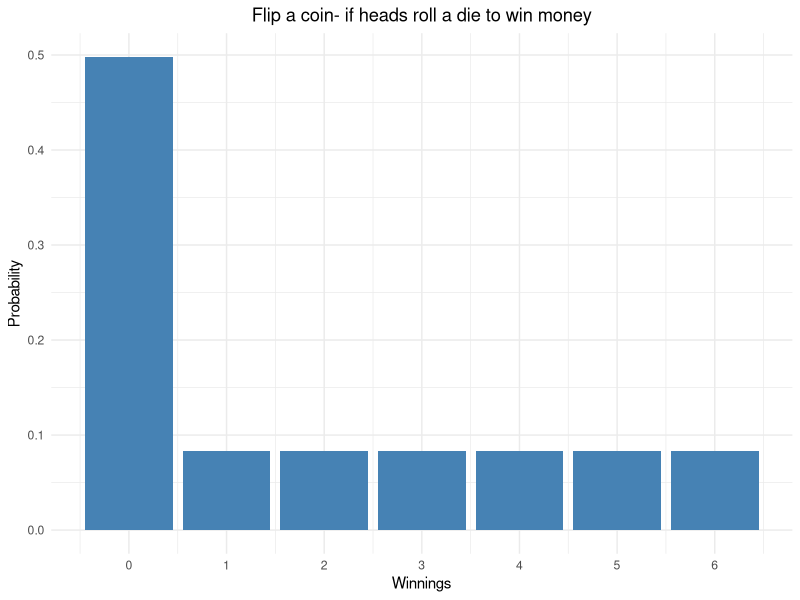
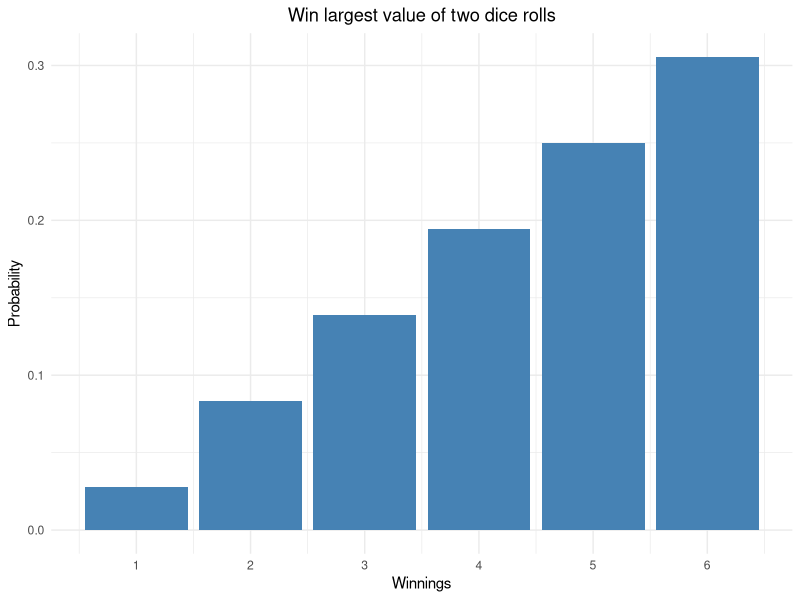
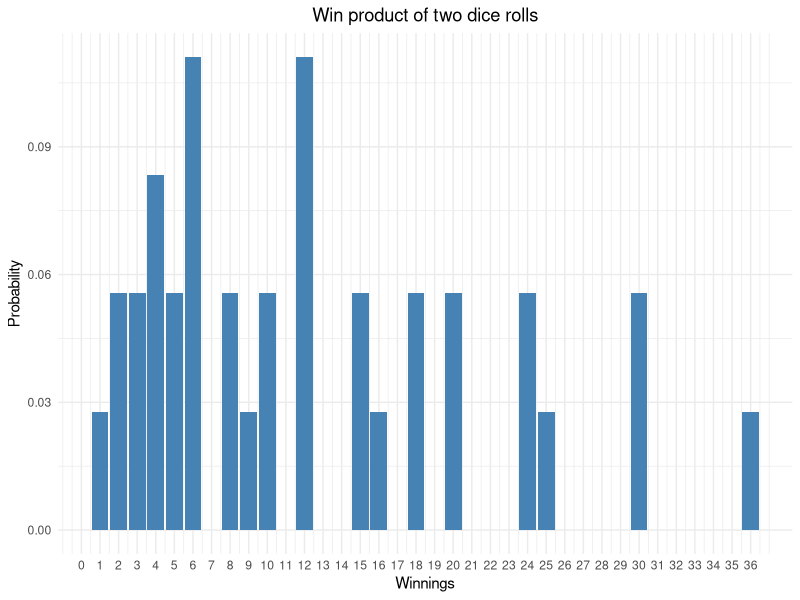
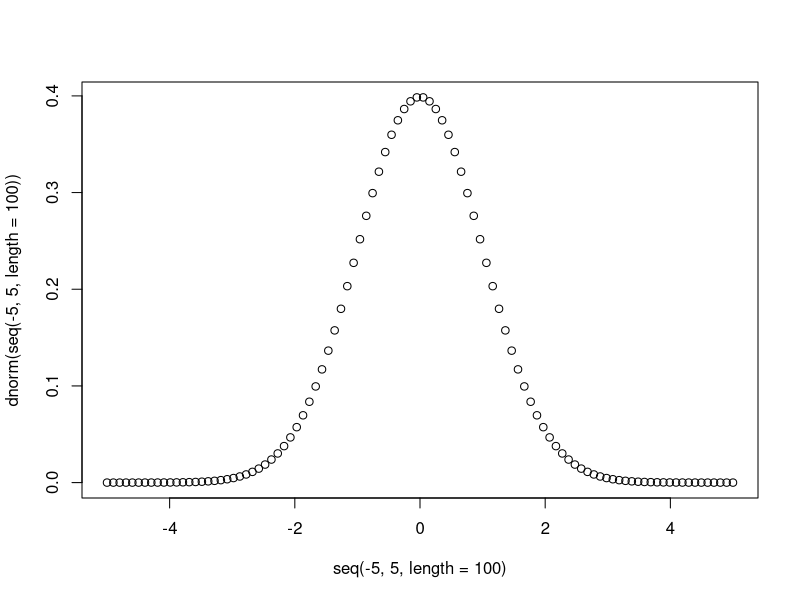
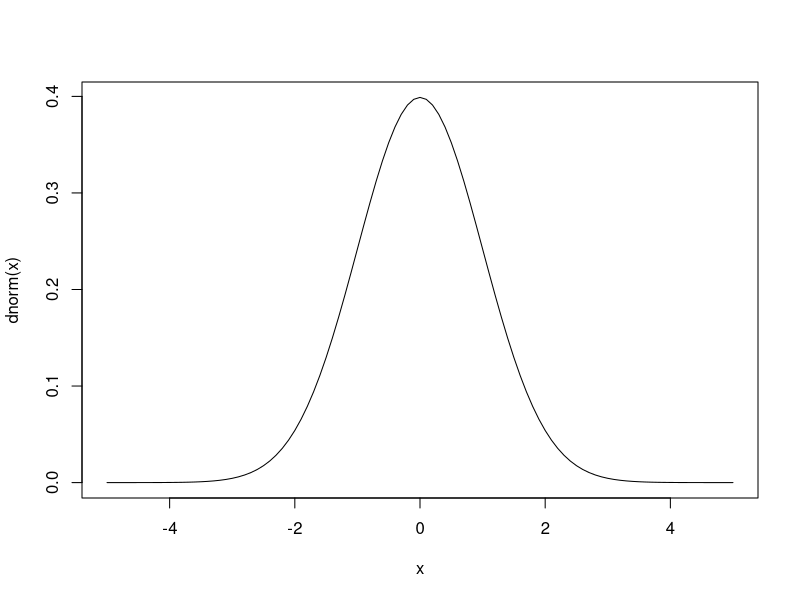
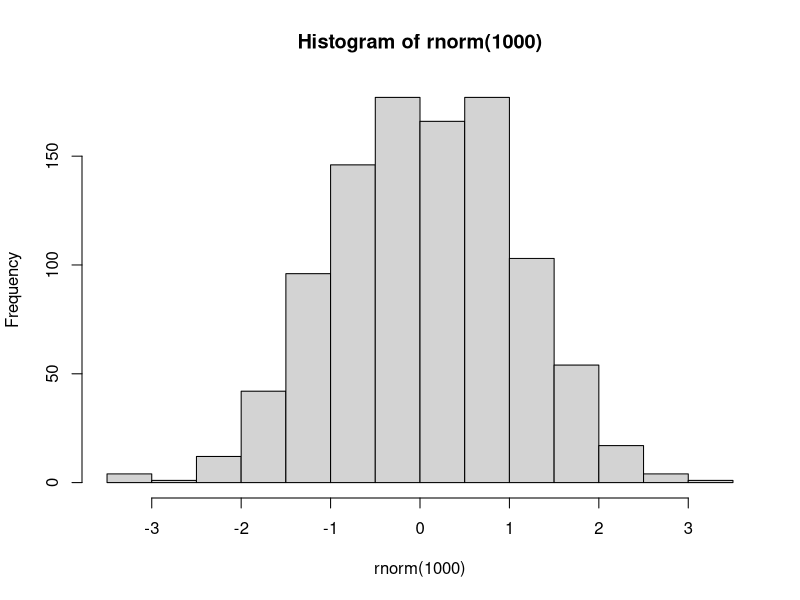
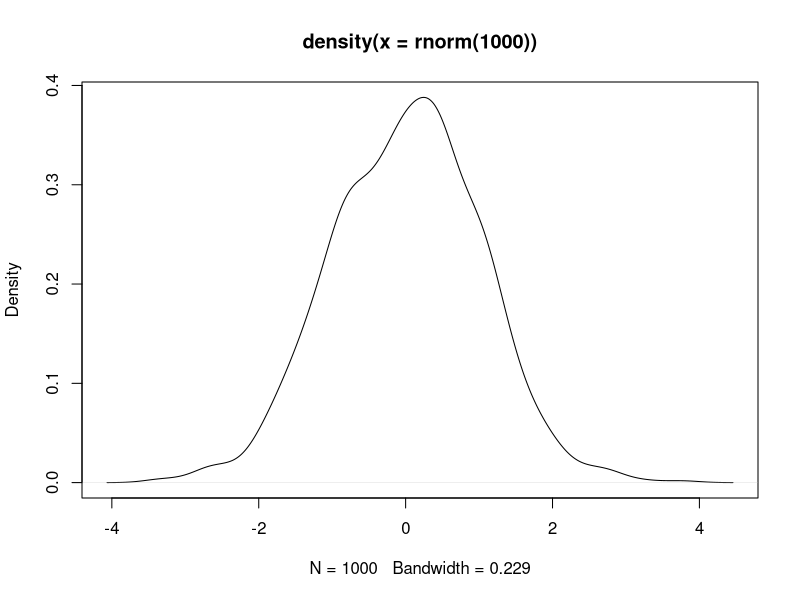
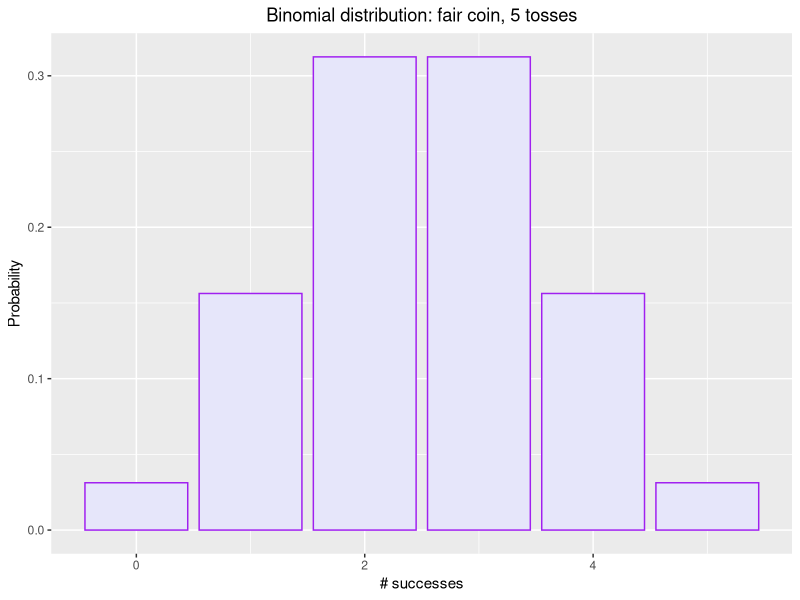

The R source for these figures, in order:
library(ggplot2)
library(gganimate)
library(dplyr)


#Birthday problem
#How many people do we need in a room to have at least a 50% probability 
# that two people will share the same birthday?


#for a room that has 23 people:
k <- 23
numerator <- prod((365-k+1):365) #product of everything from (365 - k + 1) to 365
denominator <- 365^k

probability <- 1 - numerator/denominator

print(probability*100)


#Exercise 1
#calculate the probability for two more rooms: occupancy 50 and 100.



#Expectation example
#Imagine a game where you toss a coin and roll a die. 
#If the coin comes up heads, you don’t win anything. 
#If it comes up tails, you win money for what comes up on the die. 
#How much should you pay to play this game?

coin <- c(0,1) #defining coin random variable
die <- c(1:6) #defining die random variable

#combining two random variables into one
coin_die <- c(t(outer(coin, die, FUN = "*"))) 

#weighted average
mean(coin_die)


#plotting coin and die outcomes

#coin and die
ggplot(mapping = aes(x=coin_die, y=rep(0.083,12))) +
  geom_bar(stat="identity", fill="steelblue")+
  theme_minimal() + xlab("Winnings") + ylab("Probability") +
  scale_x_continuous(breaks = seq(0,6,1)) + 
  ggtitle('Flip a coin- if heads roll a die to win money') + 
  theme(plot.title = element_text(hjust = 0.5))


#Exercise 2
#For a game where you get to roll a die twice and you win the highest
#of the two rolls, how much should you pay to play?

first_roll <- rep(1:6, each = 6)
second_roll <- rep(1:6,6)

df <- data.frame(first_roll,second_roll)
df$winnings <- pmax(first_roll, second_roll)

df$probability <- rep(1/36,36)

df$xp <- df$winnings * df$probability

sum(df$probability)
sum(df$xp)

#graph probabilities

ggplot(mapping = aes(x=df$winnings, y=df$probability)) +
  geom_bar(stat="identity", fill="steelblue")+
  theme_minimal() + xlab("Winnings") + ylab("Probability") +
  scale_x_continuous(breaks = seq(0,6,1)) + 
  ggtitle('Win largest value of two dice rolls') + 
  theme(plot.title = element_text(hjust = 0.5))


#Exercise 3
#For a game where you get to roll a die twice and you win the product
#of the two rolls, how much should you pay to play?

first_roll <- rep(1:6, each = 6)
second_roll <- rep(1:6,6)

df2 <- data.frame(first_roll,second_roll)
df2$winnings <- first_roll * second_roll

df2$probability <- rep(1/36,36)

df2$xp <- df2$winnings * df2$probability

sum(df2$probability)
sum(df2$xp)

ggplot(mapping = aes(x=df2$winnings, y=df2$probability)) +
  geom_bar(stat="identity", fill="steelblue")+
  theme_minimal() + xlab("Winnings") + ylab("Probability") +
  scale_x_continuous(breaks = seq(0,36,1)) + 
  ggtitle('Win product of two dice rolls') + 
  theme(plot.title = element_text(hjust = 0.5))



#Testing linearity

#two separate games
df3 <- as.data.frame(expand.grid(df$winnings, df2$winnings))
names(df3) <- c('game1', 'game2')

df3$total_winnings <- df3$game1 + df3$game2

df3$probability <- rep(1/1296,1296)

df3$xp <- df3$total_winnings * df3$probability

sum(df3$xp)

sum(df3$xp) == sum(df$xp) + sum(df2$xp)

#one game
df4 <- df[c('first_roll', 'second_roll')]
df4$pmax <- pmax(df4$first_roll, df4$second_roll)
df4$prod <- df4$first_roll * df4$second_roll
df4$prob <- rep(1/36,36)

df4$total_winnings <- df4$pmax + df4$prod

df$xp <- df4$total_winnings * df4$prob
sum(df$xp)



#What is probability of winning between 10 and 20 dollars in the last game?

sum(df4[(df4$total_winnings < 20 & df4$total_winnings > 10),]$prob)




##Section 2

#Exercies draw a series of normal distributions

#plotting densities for range of values
plot(seq(-5,5, length = 100), dnorm(seq(-5,5, length = 100)))

#plotting a curve directy from the density function
curve(from = -5, to = 5, dnorm)

#histogram of random samples
hist(rnorm(1000), breaks = 10)

#density of random samples
plot(density(rnorm(1000)))



#Binomial probabilities

dbinom(5,5,0.5) #probability of 5 heads in 5 tosses
dbinom(30,50,0.5) #probability of 30 heads in 50 tosses


#graph probability of outcomes in 5 tosses
ggplot(mapping = aes(x=0:5, y=dbinom(0:5, 5, 0.5))) +
  geom_bar(stat="identity", color="purple", fill="lavender") +
  xlab("# successes") + ylab("Probability") +
  ggtitle('Binomial distribution: fair coin, 5 tosses') + 
  theme(plot.title = element_text(hjust = 0.5))


#graph probability of outcomes in 50 tosses
ggplot(mapping = aes(x=0:50, y=dbinom(0:50, 50, 0.5))) +
  geom_bar(stat="identity", color="purple", fill="lavender") +
  xlab("# successes") + ylab("Probability") +
  ggtitle('Binomial distribution: fair coin, 50 tosses') + 
  theme(plot.title = element_text(hjust = 0.5))



#Observing parameter changes
tests <- seq(0.05,0.95,length=11) #varying p between 0.05 and 0.95

#easy animation
for (p in tests) {
  print(ggplot(mapping = aes(x=1:50, y=dbinom(1:50, 50, p))) +
    geom_bar(stat="identity", color="purple", fill="lavender") +
      ylim(0,0.3) + xlab("# successes") + ylab("Probability") +
    ggtitle(sprintf('Binomial distribution: p = %s, 50 tosses', p)) + 
    theme(plot.title = element_text(hjust = 0.5)))
  Sys.sleep(0.35)
  }


#slightly less easy animation
tests <- seq(0.01,0.99,length=110) #varying p between 0.01 and 0.99
tests <- sapply(tests, round, 5)

df5 <- data.frame()
for (p in tests) { 
  temp <- data.frame(1:50, dbinom(1:50,50,p), rep(p,50))
  names(temp) <- c('x','y','p')
  df5 <- rbind(df5,temp)
  }

ggplot(data = df5, aes(x=x, y=y)) + 
  geom_bar(stat='identity', color="purple", fill="lavender") +
  # gganimate specific bits:
  ylim(0,0.3) + xlab("# successes") + ylab("Probability") +
  transition_states(
    p,
    transition_length = 0.01,
    state_length = 0.5
  ) + labs(title = 'Binomial distribution: p = {closest_state}, 50 tosses') +
  theme(plot.title = element_text(hjust = 0.5))


#Exercise: Calculate the mean and variance of 
#the distribution of 50 coin tosses.
#fit a normal distribution to that distribution.

x <- seq(0, 50, length=50)
y <- dnorm(x, 0.5*50, sqrt(0.5*50*0.5))

ggplot(mapping = aes(x, y)) +
  geom_bar(stat="identity", color="purple", fill="lavender") +
  xlab('# success') + ylab('Probability') + 
  labs(title = 'Normal distribution approximating binomial') +
  theme(plot.title = element_text(hjust = 0.5))

#Exercise: smooth it out

x <- seq(0, 50, length=100)
y <- dnorm(x, 0.5*50, sqrt(0.5*50*0.5))
ggplot(mapping = aes(x, y)) +
  geom_bar(stat="identity", color="purple", fill="lavender") +
  ylab('Probability') + xlab('Number of occurrences') +
  labs(title = 'Normal distribution approximating binomial, Smooth') +
  theme(plot.title = element_text(hjust = 0.5))

x <- seq(0, 50, length=1000)
y <- dnorm(x, 0.5*50, sqrt(0.5*50*0.5))
ggplot(mapping = aes(x, y)) +
  geom_bar(stat="identity", color="purple", fill="lavender")+
  ylab('Probability') + xlab('Number of occurrences') +
  labs(title = 'Normal distribution approximating binomial, Smoother') +
  theme(plot.title = element_text(hjust = 0.5))





#Example: A professor receives emails at a rate of 100 emails an hour. 
#What is the probability of receiving exactly 2 emails in a minute?

dpois(2,100/60) #Using poisson

#Using binomial
#100 emails an hour.
# = 100/3600 emails every second.

dbinom(2,60,100/3600) #close

#let's try 100/3600000 emails every millisecond.

dbinom(2,60000,100/3600000) #much closer


#Let's plot the distributions

#the Poisson
ggplot(mapping = aes(x=0:10, y=dpois(0:10, 100/60))) +
  geom_bar(stat="identity", color="purple", fill="lavender")+
  ylab('Probability') + xlab('# emails') +
  labs(title = 'Poisson distribution: for 100/60 emails every minute') +
  theme(plot.title = element_text(hjust = 0.5))


#Binomial 1
ggplot(mapping = aes(x=0:10, y=dbinom(0:10,60,100/3600))) +
  geom_bar(stat="identity", color="purple", fill="lavender")+
  ylab('Probability') + xlab('# emails') +
  labs(title = 'Binomial fit to a Poisson: n = 60, p = 100/3600') +
  theme(plot.title = element_text(hjust = 0.5))


#Binomial 2
ggplot(mapping = aes(x=0:10, y=dbinom(0:10,60000,100/3600000))) +
  geom_bar(stat="identity", color="purple", fill="lavender")+
  ylab('Probability') + xlab('# emails') +
  labs(title = 'Better binomial fit to a Poisson: n = 60000, p = 100/3600000') +
  theme(plot.title = element_text(hjust = 0.5))




#Observing parameter changes
tests <- seq(1,100,length=199) #varying lambda between 1 and 100

df5 <- data.frame()
for (p in tests) { 
  temp <- data.frame(1:100, dpois(1:100,p), rep(p,50))
  names(temp) <- c('x','y','p')
  df5 <- rbind(df5,temp)
}

ggplot(data = df5, aes(x=x, y=y)) + 
  geom_bar(stat='identity', color="purple", fill="lavender") +
  # gganimate specific bits:
  ylim(0,0.3) + xlab("# occurrences") + ylab("Probability") +
  transition_states(
    p,
    transition_length = 0.01,
    state_length = 0.5
  ) + labs(title = 'Poisson distribution: lambda = {closest_state}') +
  theme(plot.title = element_text(hjust = 0.5))




#Exercise: Solve the email problem with the normal distribution.
dnorm(2,100/60,100/60) #rare instance where the probability density has meaning.

#Would you say this approximation is a good one? Why/why not?



#Continuous random variables

#Test the 68, 95, 99 rule for standard normals
pnorm(1,0,1) - pnorm(-1,0,1)
pnorm(2,0,1) - pnorm(-2,0,1)
pnorm(3,0,1) - pnorm(-3,0,1)


#plotting the area

#define function
dlim <- function(x) {
  y <- dnorm(x)
  y[x < -2  |  x > 2] <- NA #area we don't want to shade
  return(y)
}

ggplot(data.frame(x = c(-3.5, 3.5)), aes(x = x)) +  
  stat_function(fun = dlim, geom = "area", fill = "green", alpha = 0.3) +
  stat_function(fun = dnorm) +
  scale_x_continuous(breaks = seq(-5,5,1)) + xlab('X') + ylab('Density') +
  labs(title = 'An innocent normal distribution') +
  theme(plot.title = element_text(hjust = 0.5))


#check if this is true for any normal
pnorm(9,0,3) - pnorm(-9,0,3)


#Exercise: Standardize a normal distribution with mean 5 and sd 4.
x <- seq(-10,20, length = 1000)

#unstandardized
ggplot(mapping = aes(x, dnorm(x,5,4))) + 
  geom_bar(stat='identity', color="purple", fill="lavender") +
  xlab('X') + ylab('Density') +
  labs(title = 'Normal distribution (Mean 5, SD 4)') +
  theme(plot.title = element_text(hjust = 0.5))


#standardized
ggplot(mapping = aes((x-5)/4, dnorm(x,5,4))) + 
  geom_bar(stat='identity', color="purple", fill="lavender") +
  xlab('X') + ylab('Density') +
  labs(title = 'Standardized Normal Distribution') +
  theme(plot.title = element_text(hjust = 0.5))



#Example: Assuming height is normally distributed, the mean 
#height in the US is 70 inches with an sd of 3 inches.

#Calculate the probability of observing an individual taller than 75 inches.
dlim <- function(x) {
  y <- dnorm(x,70,3)
  y[x < 75 ] <- NA #area we don't want to shade
  return(y)}
ggplot(data.frame(x = c(55, 85)), aes(x = x)) +  
  stat_function(fun = dlim, geom = "area", fill = "green", alpha = 0.3) +
  stat_function(fun = dnorm, args = c(70,3)) + xlab('X') + ylab('Density') +
  labs(title = 'Probabiliy of being taller than 75 inches') +
  theme(plot.title = element_text(hjust = 0.5))

#numerically
1 - pnorm(75,70,3)


#Calculate the probability of someone being between 68 and 72 inches.
dlim <- function(x) {
  y <- dnorm(x,70,3)
  y[x < 68 | x > 72 ] <- NA #area we don't want to shade
  return(y)}
ggplot(data.frame(x = c(55, 85)), aes(x = x)) +  
  stat_function(fun = dlim, geom = "area", fill = "green", alpha = 0.3) +
  stat_function(fun = dnorm, args = c(70,3)) + xlab('X') + ylab('Density') +
  labs(title = 'Probabiliy of being between 68 and 72 inches') +
  theme(plot.title = element_text(hjust = 0.5))

#numerically
pnorm(72,70,3) - pnorm(68,70,3)





#Central limit theorem

#Binomial distribution
#Look at the shape, mean and standard deviation.
v <- c()
for (i in 1:10000){ #number of sample means taken
  v[i] <- (mean(rbinom(100,100,0.02))) #mean of each random sample
}
ggplot(mapping = aes(v)) + 
  geom_histogram(binwidth = 0.02, color = 'purple', fill = 'lightblue')+
  xlab('Mean') + ylab('Density') +
  labs(title = '10000 Means of a Binomial. 100 samples each, p=0.02') +
  theme(plot.title = element_text(hjust = 0.5))

mean(v)
sd(v)

#Poisson
v <- c()
for (i in 1:10000){ #number of sample means drawn
  v[i] <- (mean(rpois(100,50))) #mean of each sample
}
ggplot(mapping = aes(v)) + 
  geom_histogram(binwidth = 0.06, color = 'purple', fill = 'lightblue')+
  xlab('Mean') + ylab('Density') +
  labs(title = '10000 Means of Poisson, 100 samples each, lambda=50') +
  theme(plot.title = element_text(hjust = 0.5))

mean(v)
sd(v)

#When working with samples of means, the variance is different from  
#that of the original distribution


#Does taking more sample means change anything?



#Standardize the distribution

v <- c()
for (i in 1:10000){ #number of sample means drawn
  v[i] <- (50 - (mean(rpois(10000,50))))/sqrt(50) #theoretical mean - mean of each sample
}

ggplot(mapping = aes(v)) + 
  geom_histogram(binwidth = 0.0001, color = 'purple', fill = 'lightblue')+
  xlab('Mean') + ylab('Density') +
  labs(title = 'Distribution of 10000 Means of Poisson, lambda=50') +
  theme(plot.title = element_text(hjust = 0.5)) 


sd(v)

sd(v)*sqrt(10000)

#As we increase the number of samples in each random sample, 
#the sd decreases by a factor of sqrt(n)

v <- c()
for (i in 1:10000){ #number of sample means drawn
  v[i] <- (50 - (mean(rpois(10000,50))))/(sqrt(50)/sqrt(10000)) #theoretical mean - mean of each sample
}

df6 <- data.frame(v)
ggplot(df6, aes(x = v)) + 
  geom_histogram(binwidth = 0.1, color = 'purple', fill = 'cornflowerblue')+
  xlab('Mean') + ylab('Density') +
  labs(title = 'Distribution of 10000 Means of Poisson, lambda=50') +
  theme(plot.title = element_text(hjust = 0.5)) +
  stat_function(fun = function(x) dnorm(x) * 1000  ,
                color = "darkred", size = 1)





#A professor receives 2 emails every minute.
#What is the probability that it takes more than 50 minutes to receive 100 emails?

1 - pgamma(50,100,2)


#Plotting the area
dlim <- function(x) {
  y <- dgamma(x,100,2)
  y[x < 50 ] <- NA #area we don't want to shade
  return(y)}
ggplot(data.frame(x = c(20, 80)), aes(x = x)) +  
  stat_function(fun = dlim, geom = "area", fill = "green", alpha = 0.3) +
  stat_function(fun = dgamma, args = c(100,2)) + xlab('Time') + ylab('Density') +
  labs(title = 'Probabiliy of taking > 50 minutes to receive 100 emails') +
  theme(plot.title = element_text(hjust = 0.5))




#Deriving a chi-squared from a standard normal
x <- seq(0,5,length=1000)

ggplot(mapping = aes(x, dchisq(x,1))) + 
  geom_bar(stat='identity', color="purple", fill="lavender") +
  xlim(0,5) +
  xlab('X') + ylab('Density') +
  labs(title = 'Chi-squared with 1 degrees of freedom') +
  theme(plot.title = element_text(hjust = 0.5))


ggplot(mapping = aes(x, dnorm(sqrt(x))/sqrt(x))) + 
  geom_bar(stat='identity', color="purple", fill="lavender") +
  xlim(0,5) +
  xlab('X') + ylab('Density') +
  labs(title = 'Chi-squared with 1 degrees of freedom') +
  theme(plot.title = element_text(hjust = 0.5))



#Exercise: 50% alleles in a population are A. 
#If we observe 13, 15 and 12 individuals of type AA, Aa and aa, 
#check if the population is in Hardy-Weinberg equilibrium.

#fraction of alleles
p = q = 0.5

#total individuals
n = 40

#expected homozygous dominant
p^2 * n
#expected homozygous recessive
q^2 * n
#expected heterozygous
2*p*q * n

df7 <- data.frame(c(13,15,12), c(p^2 * n, q^2 * n, 2*p*q * n))
names(df7) <- c("Observed", "Expected")

df7$Observed_minus_expected <- df7$Observed - df7$Expected

df7$Observed_minus_expected_sq <- df7$Observed_minus_expected^2

df7$O_minus_E_sq_scaled_by_E <- df7$Observed_minus_expected_sq/df7$Expected
  
sum(df7$O_minus_E_sq_scaled_by_E)

#p-value
1 - pchisq(sum(df7$O_minus_E_sq_scaled_by_E),1)


#Graph area
dlim <- function(x) {
  y <- dchisq(x,1)
  y[x < 6.6 ] <- NA #area we don't want to shade
  return(y)}
ggplot(data.frame(x = c(4, 20)), aes(x = x)) +  
  stat_function(fun = dlim, geom = "area", fill = "green", alpha = 0.3) +
  stat_function(fun = dchisq, args = c(1)) + xlab('X') + ylab('Density') +
  labs(title = 'Probabiliy of being in HW Equilibrium') +
  theme(plot.title = element_text(hjust = 0.5))





#t test
#The average delivery time from UPS facilities is 4 hours
#Assume the following is data from the UPS facility in Tucson.
#Are the delivery times significantly higher in Tucson?

df8 <- data.frame(
  Time_in_hours = c(3.621064565,6.806926367,5.910962242,
                 3.340469352,3.151597219,4.886555668,4.376954686,2.49537037,
                 1.663548973,5.518074967,3.55424022,4.579830706,6.250722864,
                 4.22325289,3.931023169,1.916792077,6.710312184,5.33141685,
                 3.956724909,1.525592249,2.90757352,4.97155,4.476742745,
                 7.579910555,5.406530683,4.288793605,0.732213705,4.071485757,
                 4.673378227,7.606218223)
)

t.test(df8,mu = 4, alternative = 'greater')

t_value <- (mean(df8$Time_in_hours - 4))/(sd(df8$Time_in_hours)/sqrt(nrow(df8)))

1 - pt(t_value,29)


#graph area
dlim <- function(x) {
  y <- dt(x,29)
  y[x < t_value ] <- NA #area we don't want to shade
  return(y)}
ggplot(data.frame(x = c(-4, 4)), aes(x = x)) +  
  stat_function(fun = dlim, geom = "area", fill = "green", alpha = 0.3) +
  stat_function(fun = dt, args = c(29)) + xlab('X') + ylab('Density') +
  labs(title = 'Probabiliy the mean delivery time is higher in Tucson') +
  theme(plot.title = element_text(hjust = 0.5))



#ANOVA
#Following is data for sleeping patterns of a pet dog, cat and otter.
#Is there a significant difference between how long the pets sleep?


df9 <- data.frame(
  stringsAsFactors = FALSE,
               Pet = c("dog","dog","dog","dog",
                       "dog","dog","dog","dog","dog","dog","dog","dog",
                       "dog","dog","dog","dog","dog","dog","dog","dog",
                       "otter","otter","otter","otter","otter","otter","otter",
                       "otter","otter","otter","otter","otter","otter",
                       "otter","otter","otter","otter","otter","otter",
                       "otter","cat","cat","cat","cat","cat","cat","cat",
                       "cat","cat","cat","cat","cat","cat","cat","cat","cat",
                       "cat","cat","cat","cat"),
       hours_sleep = c(7.278865254,8.85591772,
                       8.643271414,6.105899816,6.950926886,11.89534344,3.655697085,
                       7.884098606,10.64688463,7.820061056,8.310862593,
                       8.147812945,9.895519193,9.006419382,5.922803612,
                       8.443448542,4.184856604,11.0468482,6.141931315,8.815905326,
                       7.500016817,10.39495608,7.55300056,9.064013922,
                       10.72286601,10.51052372,11.25833253,9.621362418,6.669513317,
                       8.132502255,6.529838057,8.951327158,12.03047893,
                       6.281385365,6.553154079,10.15545627,8.336893221,
                       8.869564864,6.809259808,8.948157445,10.47507707,10.48503503,
                       10.90454405,9.156321074,10.85516567,10.03306312,
                       9.958138317,10.00917346,10.93699189,11.16094205,8.658996678,
                       12.06596104,7.938965089,8.649281737,9.57925473,
                       13.3281692,12.76940761,7.805529645,8.701006592,
                       10.71945873)
)


anova(lm(hours_sleep~Pet, data = df9))

ggplot(df9, aes(x = Pet, y = hours_sleep)) +
  geom_boxplot()+
  geom_jitter(aes(color=Pet)) +
  xlab("Pet") + ylab("Sleep in hours") +
  labs(title = 'Boxplot for pet sleeping habits') +
  theme(plot.title = element_text(hjust = 0.5)) +
  geom_hline(yintercept=mean(df9$hours_sleep), linetype="dashed",
              size = 1, color = "purple")


df9$for_total_ss <- (mean(df9$hours_sleep) - df9$hours_sleep)^2
df9$for_mean_ss <- c((df9[df9$Pet == 'dog',]$hours_sleep - mean(df9[df9$Pet == 'dog',]$hours_sleep))^2, 
  (df9[df9$Pet == 'otter',]$hours_sleep - mean(df9[df9$Pet == 'otter',]$hours_sleep))^2,
  (df9[df9$Pet == 'cat',]$hours_sleep - mean(df9[df9$Pet == 'cat',]$hours_sleep))^2)

1 - pf(((sum(df9$for_total_ss) - sum(df9$for_mean_ss))/2)/
     (sum(df9$for_mean_ss)/57), 2, 57)

anova(lm(hours_sleep~Pet, data = df9))


#Section 3
#Monty Hall Problem

#10000 games 
x <- sample(c(1,2,3),10000, replace = 1) #door that has prize
y <- sample(c(1,2,3),10000, replace = 1) #door player selected

df7 <- data.frame(x,y)
names(df7) <- c("Door_with_prize", "Door_selected_by_player")

#Monty Hall opens a door without the prize that hasn't been selected at random
df7 <- df7 %>% rowwise() %>% 
  mutate(m = sample(c(1,2,3)[! c(1,2,3) %in% 
                        c(Door_with_prize, Door_selected_by_player)],1))


#Probability of winning if player doesn't switch
sum(df7$Door_selected_by_player == df7$Door_with_prize)/nrow(df7)

##Probability of winning if player does switch
sum(df7$Door_selected_by_player != df7$Door_with_prize)/nrow(df7)



#Maximum likelihood
# generate data from Poisson distribution
# with the parameter lambda=5
df_Poisson <- data.frame(data=rpois(n=2000, lambda=10))

ggplot(df_Poisson, aes(x=data))+ 
  geom_histogram(bins=nrow(unique(df_Poisson))) +
  ylab("Count")+ xlab("data")+
  labs(title = 'Poisson distribution') +
  theme(plot.title = element_text(hjust = 0.5))


#Calculate log likelihood by summing
llh_poisson <- function(lambda, y){
  llh <- sum(dpois(y, lambda, log=TRUE))
  return(llh)
}

lambdas <- seq(1,50, by=0.5)

# compute log-likelihood for all lambda values
ll <- sapply(lambdas,function(x){llh_poisson(x,pull(df_Poisson[1]))})

# save the lambdas and log-likelihoods in a data frame
df10 <- data.frame(ll=ll, lambda=lambdas)

ggplot(df10, aes(x=lambda,y=ll))+
  geom_point(size=1,color="cornflowerblue")+
  xlab("Lambda") +
  ylab("Log Likelihood")+
  geom_vline(xintercept = lambdas[which.max(ll)], color="red",size=1)
  


#Estimating the value of pi

x <- runif(500000, 0, 1)
y <- runif(500000, 0, 1)

df11 <- data.frame(x,y)
df11['ED'] <- sqrt(df11$x^2 + df11$y^2)

(sum(df11$ED < 1)/nrow(df11))*4

df11$Col <- ifelse(df11$ED < 1, 'red','blue')

ggplot(mapping = aes(df11$x, df11$y)) + geom_point(size = 0.1, color = df11$Col)


## Taken from https://jtr13.github.io/cc20/a-basic-introduction-to-markov-chain-monte-carlo-method-in-r.html

#Sampling a distribution using a random walk Metropolis Hastings algorithm


#Let's imagine this is a high dimensional and 
#very complicated probability distribution
exp_dist = function(x){
  if (x < 0) {
    return (0)
  } else {
    return (exp(-x)/149293)
  }
}


#The MCMC function
MCMC = function(T, startval, sd, target){
  x = rep(0,T) #Fill out an empty vector with T 0s
  x[1] = startval #Set start value
  for(t in 2:T) { #Iterate over T
    pi_star = rnorm(1,x[t-1],sd) #a new proposed value from a related distribution
    alpha = min(target(pi_star)/target(x[t-1]), 1) #value for alpha
    u = runif(1) #a random value between 0 and 1
    if (u < alpha) { #condition for accepting move
      x[t] = pi_star
    } else {
      x[t] = x[t -1]
    }
  }
  return(x)
}


z = MCMC(10000,3, 1, exp_dist)
z = data.frame(z)
ggplot(data=z,aes(x=z)) + 
  geom_density(color="darkblue", fill="lightblue") +
  stat_function(fun = dexp, colour = "red") + 
  ylab("Kernel Density") +  labs(title = 'MCMC sampling demonstration: Exponential') +
  theme(plot.title = element_text(hjust = 0.5))



#same thing, but for a chisq
chisq_dist = function(x){
  return (dchisq(x,5)/1000000)
}

z = MCMC(10000,3, 1, chisq_dist)
z = data.frame(z)
ggplot(data=z,aes(x=z)) + 
  geom_density(color="darkblue", fill="lightblue") +
  stat_function(fun = dchisq, args = c(5), colour = "red") + 
  ylab("Kernel Density") +  labs(title = 'MCMC sampling demonstration: Chi-squared(5)') +
  theme(plot.title = element_text(hjust = 0.5))
